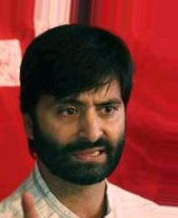
#> input picture profileFace/faceYaw/testImage/1.jpg, 178 x 218 px, found by its file name; its folder holds only this picture in this run
$ python testInputSize.py
#> lines starting #> are read from the running program, lines starting #| are printed output that depends on the picture
### occlusion_face_recognition/backbone/selfdefine.py
#!/usr/bin/env python
# -*- coding: utf-8 -*-
'''
# @author  : 郑祥忠
# @license : (C) Copyright,2016-2020,广州海格星航科技
# @contact : dylenzheng@gmail.com
# @file    : selfdefine.py
# @time    : 7/24/20 8:38 AM
# @desc    :
'''

import os, sys, shutil
import random as rd

from PIL import Image
import numpy as np

import torch
import torch.nn.functional as F
import torch.utils.data as data
from torch.autograd import Variable
from torch.nn.modules.loss import _WeightedLoss

# [19 lines left out: function load_imgs, not called in this run]


class MsCelebDataset(data.Dataset):
    def __init__(self, img_dir, image_list_file, label_file, transform=None):
        self.imgs, self.label_num = load_imgs(img_dir, image_list_file, label_file)
        self.transform = transform

    # [6 lines left out: function __getitem__, not called in this run]

    def __len__(self):
        return len(self.imgs)
        # return self.label_num


class CaffeCrop(object):
    """
    This class take the same behavior as sensenet
    """

    def __init__(self, phase):
#> further down, img is the input picture: PIL image 178x218 RGB; mean R, G, B 131.2, 57.4, 50.9
#| img.size= (178, 218)
        assert (phase == 'train' or phase == 'test')
        self.phase = phase

    def __call__(self, img):
        # pre determined parameters
        final_size = 224  #
        final_width = final_height = final_size
        crop_size = 110
        crop_height = crop_width = crop_size
        crop_center_y_offset = 15
        crop_center_x_offset = 0
        if self.phase == 'train':
            scale_aug = 0.02
            trans_aug = 0.01
        else:
            scale_aug = 0.0
            trans_aug = 0.0

        # computed parameters
        randint = rd.randint
        scale_height_diff = (randint(0, 1000) / 500 - 1) * scale_aug
        crop_height_aug = crop_height * (1 + scale_height_diff)
        scale_width_diff = (randint(0, 1000) / 500 - 1) * scale_aug
        crop_width_aug = crop_width * (1 + scale_width_diff)

        trans_diff_x = (randint(0, 1000) / 500 - 1) * trans_aug
        trans_diff_y = (randint(0, 1000) / 500 - 1) * trans_aug

        center = ((img.width / 2 + crop_center_x_offset) * (1 + trans_diff_x),
                  (img.height / 2 + crop_center_y_offset) * (1 + trans_diff_y))
#> center = (89, 124)

        if center[0] < crop_width_aug / 2:
            crop_width_aug = center[0] * 2 - 0.5
        if center[1] < crop_height_aug / 2:
            crop_height_aug = center[1] * 2 - 0.5
        if (center[0] + crop_width_aug / 2) >= img.width:
            crop_width_aug = (img.width - center[0]) * 2 - 0.5
        if (center[1] + crop_height_aug / 2) >= img.height:
            crop_height_aug = (img.height - center[1]) * 2 - 0.5

        crop_box = (center[0] - crop_width_aug / 2, center[1] - crop_height_aug / 2,
                    center[0] + crop_width_aug / 2, center[1] + crop_width_aug / 2)
#> crop_box = (34, 69, 144, 179)

        mid_img = img.crop(crop_box)
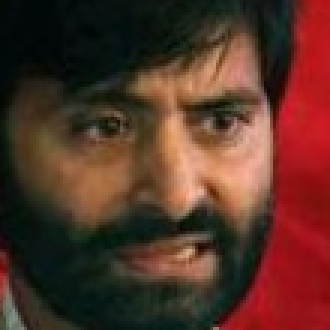
#> mid_img: PIL image 110x110 RGB (shown 3 times larger); mean R, G, B 86.3, 50.7, 39
        res_img = mid_img.resize((final_width, final_height))
        return res_img

### occlusion_face_recognition/testInputSize.py
#!/usr/bin/env python
# -*- coding: utf-8 -*-
'''
# @author  : 郑祥忠
# @license : (C) Copyright,2016-2020,广州海格星航科技
# @contact : dylenzheng@gmail.com
# @file    : testInputSize.py
# @time    : 7/24/20 8:59 AM
# @desc    :
'''

import os
from PIL import Image
from backbone.selfdefine import CaffeCrop

caffeCropTest = CaffeCrop("test")

def checkSize(image,mode):
    """
    @param image:
    @param mode:
    @return:
    """
    caffeCrop = CaffeCrop(mode)
    newImg = caffeCrop.__call__(image)
    return newImg

if __name__ == "__main__":
    imgDir = "testImage"
    for imgName in os.listdir(imgDir):
        imgPath = os.path.join(imgDir,imgName)
        img = Image.open(imgPath)
        print("img.size=",img.size)
        newImg = checkSize(img,"test")
        print("newImg.size=",newImg.size)
#| newImg.size= (224, 224)

$ run again, on profileFace/faceYaw/testImage/4.png
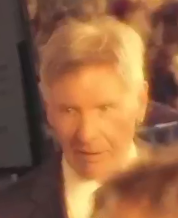
#> input picture profileFace/faceYaw/testImage/4.png, 178 x 218 px, found by its file name
#> img is the input picture: PIL image 178x218 RGB; mean R, G, B 147.1, 100.1, 67.4
#| img.size= (178, 218)
#> in __call__, `mid_img = img.crop(crop_box)`:
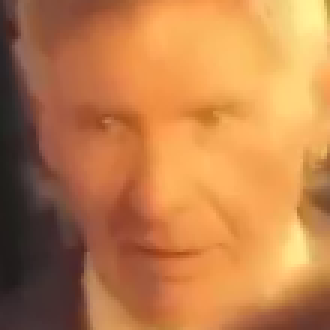
#> mid_img: PIL image 110x110 RGB (shown 3 times larger); mean R, G, B 190.8, 126.6, 74.7
#| newImg.size= (224, 224)

$ run again, on profileFace/faceYaw/testImage/5.png
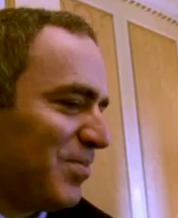
#> input picture profileFace/faceYaw/testImage/5.png, 178 x 218 px, found by its file name
#> img is the input picture: PIL image 178x218 RGB; mean R, G, B 140.4, 101.5, 79
#| img.size= (178, 218)
#> in __call__, `mid_img = img.crop(crop_box)`:
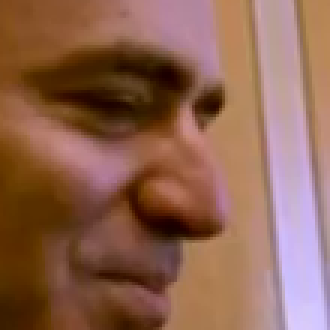
#> mid_img: PIL image 110x110 RGB (shown 3 times larger); mean R, G, B 142.1, 99.5, 80.6
#| newImg.size= (224, 224)
